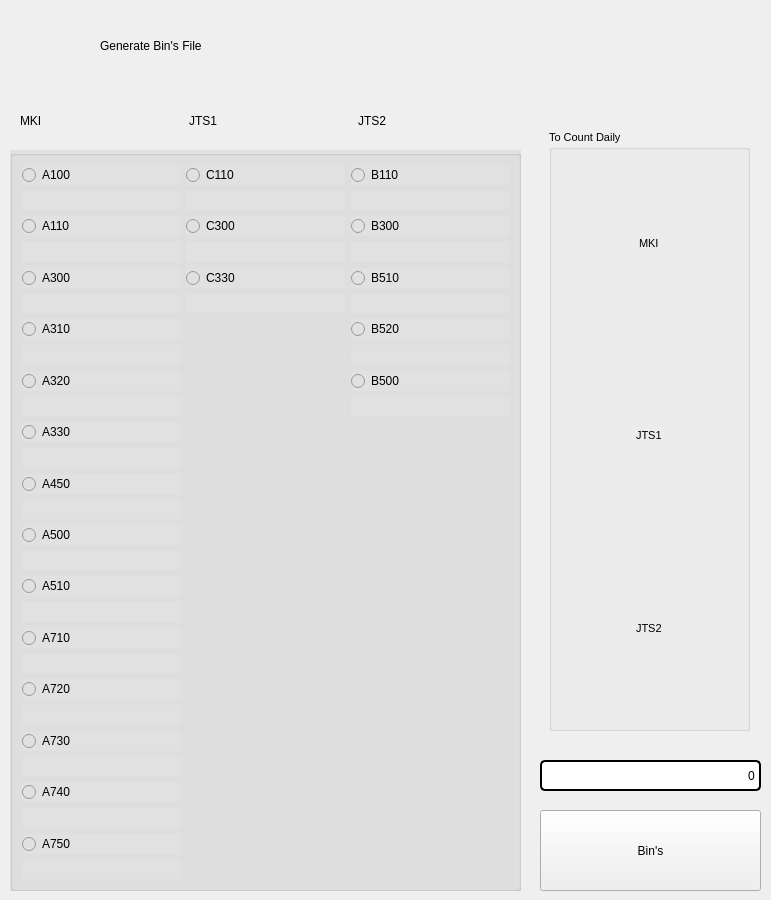
<?xml version="1.0" encoding="UTF-8"?>
<ui version="4.0">
 <class>Form</class>
 <widget class="QWidget" name="Form">
  <property name="geometry">
   <rect>
    <x>0</x>
    <y>0</y>
    <width>771</width>
    <height>900</height>
   </rect>
  </property>
  <property name="windowTitle">
   <string>Bun's Counting</string>
  </property>
  <property name="windowIcon">
   <iconset>
    <normaloff>../Assets/icon.ico</normaloff>../Assets/icon.ico</iconset>
  </property>
  <property name="toolTipDuration">
   <number>4</number>
  </property>
  <property name="styleSheet">
   <string notr="true">font: 8pt &quot;Arial&quot;;</string>
  </property>
  <widget class="QPushButton" name="btn_bins">
   <property name="geometry">
    <rect>
     <x>540</x>
     <y>810</y>
     <width>221</width>
     <height>81</height>
    </rect>
   </property>
   <property name="cursor">
    <cursorShape>PointingHandCursor</cursorShape>
   </property>
   <property name="toolTip">
    <string extracomment="Click to Generate Bin's excel file"/>
   </property>
   <property name="toolTipDuration">
    <number>1</number>
   </property>
   <property name="styleSheet">
    <string notr="true">font: 16pt &quot;MS Shell Dlg 2&quot;;

</string>
   </property>
   <property name="text">
    <string>Bin's</string>
   </property>
   <property name="icon">
    <iconset>
     <normaloff>../Assets/shtyle_sheet.png</normaloff>../Assets/shtyle_sheet.png</iconset>
   </property>
   <property name="iconSize">
    <size>
     <width>66</width>
     <height>66</height>
    </size>
   </property>
  </widget>
  <widget class="QLineEdit" name="imp_bins">
   <property name="geometry">
    <rect>
     <x>540</x>
     <y>760</y>
     <width>221</width>
     <height>31</height>
    </rect>
   </property>
   <property name="styleSheet">
    <string notr="true">border:2px solid black;
border-radius:5px;
font: 14pt &quot;MS Shell Dlg 2&quot;;</string>
   </property>
   <property name="text">
    <string>0</string>
   </property>
   <property name="alignment">
    <set>Qt::AlignRight|Qt::AlignTrailing|Qt::AlignVCenter</set>
   </property>
  </widget>
  <widget class="QLabel" name="label_4">
   <property name="geometry">
    <rect>
     <x>20</x>
     <y>10</y>
     <width>51</width>
     <height>71</height>
    </rect>
   </property>
   <property name="text">
    <string/>
   </property>
   <property name="pixmap">
    <pixmap>../Assets/whicon.png</pixmap>
   </property>
  </widget>
  <widget class="QLabel" name="label_5">
   <property name="geometry">
    <rect>
     <x>100</x>
     <y>10</y>
     <width>301</width>
     <height>71</height>
    </rect>
   </property>
   <property name="styleSheet">
    <string notr="true">font: 24pt &quot;MS Shell Dlg 2&quot;;
</string>
   </property>
   <property name="text">
    <string>Generate Bin's File </string>
   </property>
  </widget>
  <widget class="QWidget" name="layoutWidget">
   <property name="geometry">
    <rect>
     <x>20</x>
     <y>100</y>
     <width>501</width>
     <height>41</height>
    </rect>
   </property>
   <layout class="QHBoxLayout" name="horizontalLayout">
    <item>
     <widget class="QLabel" name="label_2">
      <property name="styleSheet">
       <string notr="true">font: 16pt &quot;MS Shell Dlg 2&quot;;</string>
      </property>
      <property name="text">
       <string>MKI</string>
      </property>
     </widget>
    </item>
    <item>
     <widget class="QLabel" name="label_3">
      <property name="styleSheet">
       <string notr="true">font: 16pt &quot;MS Shell Dlg 2&quot;;</string>
      </property>
      <property name="text">
       <string>JTS1</string>
      </property>
     </widget>
    </item>
    <item>
     <widget class="QLabel" name="label">
      <property name="styleSheet">
       <string notr="true">font: 16pt &quot;MS Shell Dlg 2&quot;;</string>
      </property>
      <property name="text">
       <string>JTS2</string>
      </property>
     </widget>
    </item>
   </layout>
  </widget>
  <widget class="QGroupBox" name="gbRadioButtonsGroup">
   <property name="geometry">
    <rect>
     <x>10</x>
     <y>150</y>
     <width>511</width>
     <height>741</height>
    </rect>
   </property>
   <property name="styleSheet">
    <string notr="true">font: 11pt &quot;MS Shell Dlg 2&quot;;
background-color:rgb(225, 225, 225);

</string>
   </property>
   <layout class="QGridLayout" name="gridLayout">
    <item row="2" column="1">
     <widget class="QRadioButton" name="c300">
      <property name="text">
       <string>C300</string>
      </property>
     </widget>
    </item>
    <item row="2" column="2">
     <widget class="QRadioButton" name="b300">
      <property name="text">
       <string>B300</string>
      </property>
     </widget>
    </item>
    <item row="0" column="1">
     <widget class="QRadioButton" name="c110">
      <property name="text">
       <string>C110</string>
      </property>
     </widget>
    </item>
    <item row="0" column="0">
     <widget class="QRadioButton" name="a100">
      <property name="text">
       <string>A100</string>
      </property>
     </widget>
    </item>
    <item row="0" column="2">
     <widget class="QRadioButton" name="b110">
      <property name="text">
       <string>B110</string>
      </property>
     </widget>
    </item>
    <item row="2" column="0">
     <widget class="QRadioButton" name="a110">
      <property name="text">
       <string>A110</string>
      </property>
     </widget>
    </item>
    <item row="24" column="0">
     <widget class="QRadioButton" name="a740">
      <property name="text">
       <string>A740</string>
      </property>
     </widget>
    </item>
    <item row="4" column="1">
     <widget class="QRadioButton" name="c330">
      <property name="text">
       <string>C330</string>
      </property>
     </widget>
    </item>
    <item row="14" column="0">
     <widget class="QRadioButton" name="a500">
      <property name="text">
       <string>A500</string>
      </property>
     </widget>
    </item>
    <item row="16" column="0">
     <widget class="QRadioButton" name="a510">
      <property name="text">
       <string>A510</string>
      </property>
     </widget>
    </item>
    <item row="12" column="0">
     <widget class="QRadioButton" name="a450">
      <property name="text">
       <string>A450</string>
      </property>
     </widget>
    </item>
    <item row="20" column="0">
     <widget class="QRadioButton" name="a720">
      <property name="text">
       <string>A720</string>
      </property>
     </widget>
    </item>
    <item row="8" column="0">
     <widget class="QRadioButton" name="a320">
      <property name="text">
       <string>A320</string>
      </property>
     </widget>
    </item>
    <item row="6" column="0">
     <widget class="QRadioButton" name="a310">
      <property name="text">
       <string>A310</string>
      </property>
     </widget>
    </item>
    <item row="26" column="0">
     <widget class="QRadioButton" name="a750">
      <property name="text">
       <string>A750</string>
      </property>
     </widget>
    </item>
    <item row="22" column="0">
     <widget class="QRadioButton" name="a730">
      <property name="text">
       <string>A730</string>
      </property>
     </widget>
    </item>
    <item row="18" column="0">
     <widget class="QRadioButton" name="a710">
      <property name="text">
       <string>A710</string>
      </property>
     </widget>
    </item>
    <item row="10" column="0">
     <widget class="QRadioButton" name="a330">
      <property name="text">
       <string>A330</string>
      </property>
     </widget>
    </item>
    <item row="6" column="2">
     <widget class="QRadioButton" name="b520">
      <property name="text">
       <string>B520</string>
      </property>
     </widget>
    </item>
    <item row="4" column="2">
     <widget class="QRadioButton" name="b510">
      <property name="text">
       <string>B510</string>
      </property>
     </widget>
    </item>
    <item row="4" column="0">
     <widget class="QRadioButton" name="a300">
      <property name="text">
       <string>A300</string>
      </property>
     </widget>
    </item>
    <item row="9" column="0">
     <widget class="QLabel" name="lbl_a320">
      <property name="text">
       <string/>
      </property>
     </widget>
    </item>
    <item row="19" column="0">
     <widget class="QLabel" name="lbl_a710">
      <property name="text">
       <string/>
      </property>
     </widget>
    </item>
    <item row="3" column="1">
     <widget class="QLabel" name="lbl_c300">
      <property name="text">
       <string/>
      </property>
     </widget>
    </item>
    <item row="1" column="1">
     <widget class="QLabel" name="lbl_c110">
      <property name="text">
       <string/>
      </property>
     </widget>
    </item>
    <item row="5" column="0">
     <widget class="QLabel" name="lbl_a300">
      <property name="text">
       <string/>
      </property>
     </widget>
    </item>
    <item row="15" column="0">
     <widget class="QLabel" name="lbl_a500">
      <property name="text">
       <string/>
      </property>
     </widget>
    </item>
    <item row="13" column="0">
     <widget class="QLabel" name="lbl_a450">
      <property name="text">
       <string/>
      </property>
     </widget>
    </item>
    <item row="1" column="2">
     <widget class="QLabel" name="lbl_b110">
      <property name="text">
       <string/>
      </property>
     </widget>
    </item>
    <item row="3" column="0">
     <widget class="QLabel" name="lbl_a110">
      <property name="text">
       <string/>
      </property>
     </widget>
    </item>
    <item row="23" column="0">
     <widget class="QLabel" name="lbl_a730">
      <property name="text">
       <string/>
      </property>
     </widget>
    </item>
    <item row="1" column="0">
     <widget class="QLabel" name="lbl_a100">
      <property name="text">
       <string/>
      </property>
     </widget>
    </item>
    <item row="5" column="1">
     <widget class="QLabel" name="lbl_c330">
      <property name="text">
       <string/>
      </property>
     </widget>
    </item>
    <item row="11" column="0">
     <widget class="QLabel" name="lbl_a330">
      <property name="text">
       <string/>
      </property>
     </widget>
    </item>
    <item row="7" column="0">
     <widget class="QLabel" name="lbl_a310">
      <property name="text">
       <string/>
      </property>
     </widget>
    </item>
    <item row="21" column="0">
     <widget class="QLabel" name="lbl_a720">
      <property name="text">
       <string/>
      </property>
     </widget>
    </item>
    <item row="7" column="2">
     <widget class="QLabel" name="lbl_b520">
      <property name="text">
       <string/>
      </property>
     </widget>
    </item>
    <item row="25" column="0">
     <widget class="QLabel" name="lbl_a740">
      <property name="text">
       <string/>
      </property>
     </widget>
    </item>
    <item row="3" column="2">
     <widget class="QLabel" name="lbl_b300">
      <property name="text">
       <string/>
      </property>
     </widget>
    </item>
    <item row="17" column="0">
     <widget class="QLabel" name="lbl_a510">
      <property name="text">
       <string/>
      </property>
     </widget>
    </item>
    <item row="27" column="0">
     <widget class="QLabel" name="lbl_a750">
      <property name="text">
       <string/>
      </property>
     </widget>
    </item>
    <item row="5" column="2">
     <widget class="QLabel" name="lbl_b510">
      <property name="text">
       <string/>
      </property>
     </widget>
    </item>
    <item row="8" column="2">
     <widget class="QRadioButton" name="b500">
      <property name="text">
       <string>B500</string>
      </property>
     </widget>
    </item>
    <item row="9" column="2">
     <widget class="QLabel" name="lbl_b500">
      <property name="text">
       <string/>
      </property>
     </widget>
    </item>
   </layout>
  </widget>
  <widget class="QGroupBox" name="groupBox">
   <property name="geometry">
    <rect>
     <x>549</x>
     <y>130</y>
     <width>201</width>
     <height>601</height>
    </rect>
   </property>
   <property name="font">
    <font>
     <family>Arial</family>
     <pointsize>8</pointsize>
     <weight>50</weight>
     <italic>false</italic>
     <bold>false</bold>
    </font>
   </property>
   <property name="title">
    <string>To Count Daily</string>
   </property>
   <widget class="QWidget" name="verticalLayoutWidget">
    <property name="geometry">
     <rect>
      <x>10</x>
      <y>20</y>
      <width>181</width>
      <height>571</height>
     </rect>
    </property>
    <layout class="QVBoxLayout" name="verticalLayout">
     <item alignment="Qt::AlignHCenter">
      <widget class="QLabel" name="label_6">
       <property name="text">
        <string>MKI</string>
       </property>
       <property name="scaledContents">
        <bool>false</bool>
       </property>
      </widget>
     </item>
     <item alignment="Qt::AlignHCenter">
      <widget class="QLabel" name="label_8">
       <property name="text">
        <string>JTS1</string>
       </property>
      </widget>
     </item>
     <item alignment="Qt::AlignHCenter">
      <widget class="QLabel" name="label_7">
       <property name="text">
        <string>JTS2</string>
       </property>
      </widget>
     </item>
    </layout>
   </widget>
  </widget>
 </widget>
 <resources/>
 <connections/>
</ui>
